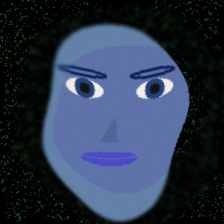
#> input picture data/synthetic_faces/fake/fake_0001.jpg, 224 x 224 px
$ python -i fft_analysis.py   (imports and definitions only)
#> lines starting #> are read from the running program, lines starting #| are printed output that depends on the picture
#> further down, picture is the input picture: shape (224, 224, 3); mean B, G, R 75.6, 54.3, 43.5
import cv2
import numpy as np
import matplotlib.pyplot as plt

class FFTAnalyzer:
    """
    Analyzes images in the frequency domain to identify deepfake artifacts.
    """
    @staticmethod
    def get_spectrum(image):
        """
        Computes the 2D Fast Fourier Transform and returns the magnitude spectrum.
        """
        # Convert to grayscale if necessary
        if len(image.shape) == 3:
            gray = cv2.cvtColor(image, cv2.COLOR_BGR2GRAY)
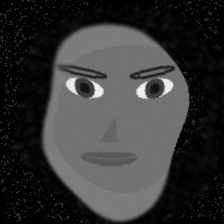
#> gray: shape (224, 224); min 0, max 254, mean 53.5
        else:
            gray = image

        # Compute FFT
        dft = np.fft.fft2(gray)
        dft_shift = np.fft.fftshift(dft)

        # Magnitude spectrum
        magnitude_spectrum = 20 * np.log(np.abs(dft_shift) + 1)
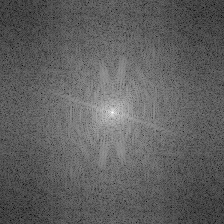
#> magnitude_spectrum: shape (224, 224) float64; min 26.12, max 296.1, mean 127.8; drawn with min black and max white

        # Normalize to 0-255 for display
        magnitude_spectrum = cv2.normalize(magnitude_spectrum, None, 0, 255, cv2.NORM_MINMAX).astype(np.uint8)

        return magnitude_spectrum

    @staticmethod
    def save_spectrum_plot(image, save_path):
        """
        Generates and saves a visual plot of the FFT spectrum with a colormap.
        """
        spectrum = FFTAnalyzer.get_spectrum(image)
        # Apply colormap for better visualization
        colored_spectrum = cv2.applyColorMap(spectrum, cv2.COLORMAP_MAGMA)
        cv2.imwrite(save_path, colored_spectrum)
        return save_path

# [2 lines not run here, left out]

>>> import cv2
>>> picture = cv2.imread('../data/synthetic_faces/fake/fake_0001.jpg')
>>> result = FFTAnalyzer().get_spectrum(picture)

$ run again, on data/synthetic_faces/fake/fake_0002.jpg
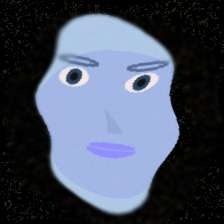
#> input picture data/synthetic_faces/fake/fake_0002.jpg, 224 x 224 px
#> picture is the input picture: shape (224, 224, 3); mean B, G, R 96.8, 79.4, 71.3
#> in get_spectrum, `gray = cv2.cvtColor(image, cv2.COLOR_BGR2GRAY)`:
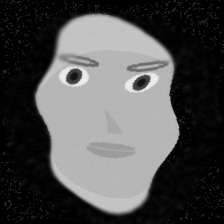
#> gray: shape (224, 224); min 0, max 253, mean 79
#> in get_spectrum, `magnitude_spectrum = 20 * np.log(np.abs(dft_shift) + 1)`:
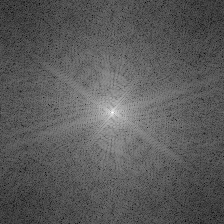
#> magnitude_spectrum: shape (224, 224) float64; min 31.04, max 303.9, mean 128.3; drawn with min black and max white

$ run again, on data/synthetic_faces/fake/fake_0003.jpg
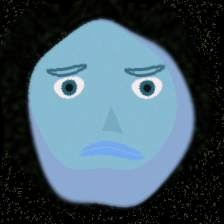
#> input picture data/synthetic_faces/fake/fake_0003.jpg, 224 x 224 px
#> picture is the input picture: shape (224, 224, 3); mean B, G, R 101.5, 88.6, 67.7
#> in get_spectrum, `gray = cv2.cvtColor(image, cv2.COLOR_BGR2GRAY)`:
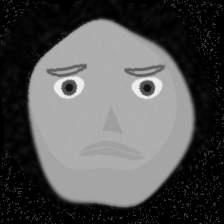
#> gray: shape (224, 224); min 0, max 251, mean 83.9
#> in get_spectrum, `magnitude_spectrum = 20 * np.log(np.abs(dft_shift) + 1)`:
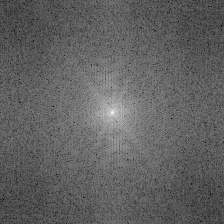
#> magnitude_spectrum: shape (224, 224) float64; min 29.42, max 305.1, mean 134.8; drawn with min black and max white

$ run again, on data/synthetic_faces/fake/fake_0005.jpg
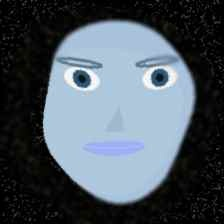
#> input picture data/synthetic_faces/fake/fake_0005.jpg, 224 x 224 px
#> picture is the input picture: shape (224, 224, 3); mean B, G, R 95.9, 86.7, 76.4
#> in get_spectrum, `gray = cv2.cvtColor(image, cv2.COLOR_BGR2GRAY)`:
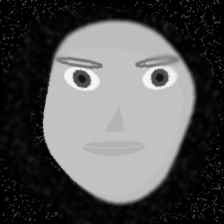
#> gray: shape (224, 224); min 0, max 255, mean 84.7
#> in get_spectrum, `magnitude_spectrum = 20 * np.log(np.abs(dft_shift) + 1)`:
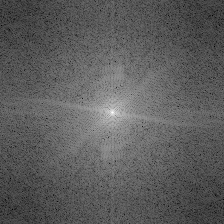
#> magnitude_spectrum: shape (224, 224) float64; min 29.46, max 305.3, mean 130.1; drawn with min black and max white
